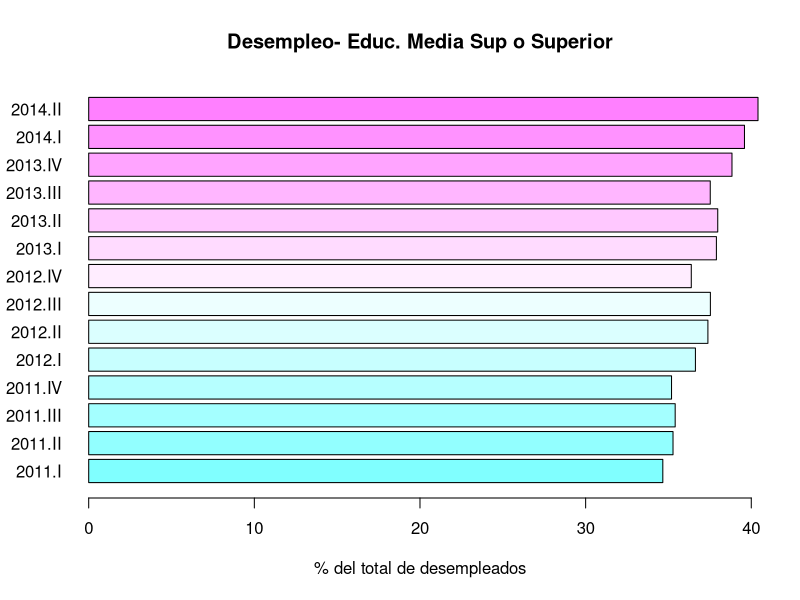
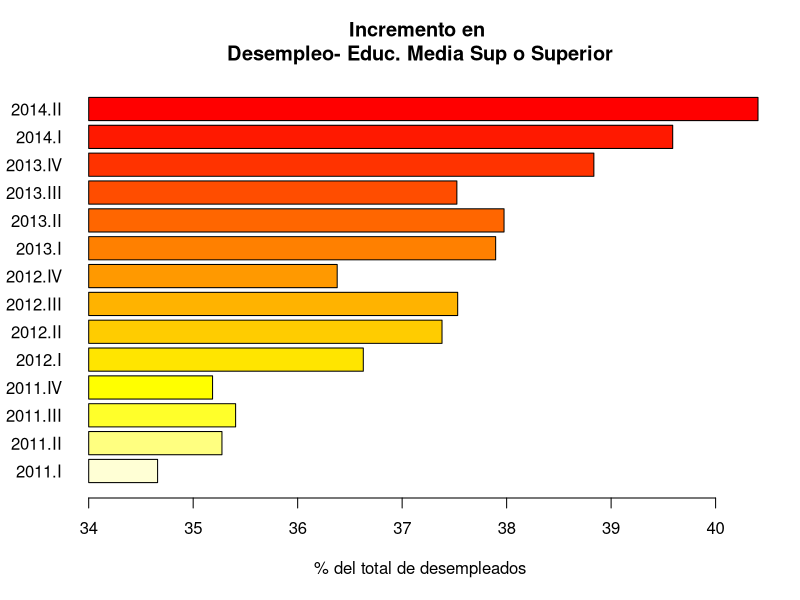

Source code (R) for these figures, in order:
prcnt <- 
    c(
        34.6594306764,
        35.2754003647,
        35.40613204,
        35.1855137062,
        36.6282823891,
        37.3816513577,
        37.5314871844,
        36.3784124999,
        37.8949982178,
        37.9752539821,
        37.5238097329,
        38.8349502588,
        39.5894958061,
        40.4058337918
    )
anio <- 
    c(
        rep(2011,4),
        rep(2012,4),
        rep(2013,4),
        rep(2014,2)
    )
trim <-
    c(
        rep(c("I","II","III","IV"),3),
        c("I","II")
    )

desempl.educ.sup <- data.frame(anio,trim,prcnt)
rownames(desempl.educ.sup) <- paste0(anio,".", trim)
barplot(desempl.educ.sup$prcnt, main="Desempleo- Educ. Media Sup o Superior",
        xlab="% del total de desempleados",
        names.arg=rownames(desempl.educ.sup),
        col=cm.colors(14),
        horiz=T,
        las=1)

tinf <- trunc(desempl.educ.sup$prcnt[1])
desempl.educ.sup$d1 <- with(desempl.educ.sup, prcnt-tinf)
barplot(desempl.educ.sup$d1, main="Incremento en \nDesempleo- Educ. Media Sup o Superior",
        xlab="% del total de desempleados",
        xaxt="n",
        names.arg=rownames(desempl.educ.sup),
        col=heat.colors(14)[14:1],
        horiz=T,
        las=1)
axis(1, at=0:6, lab=tinf:(tinf+6))

